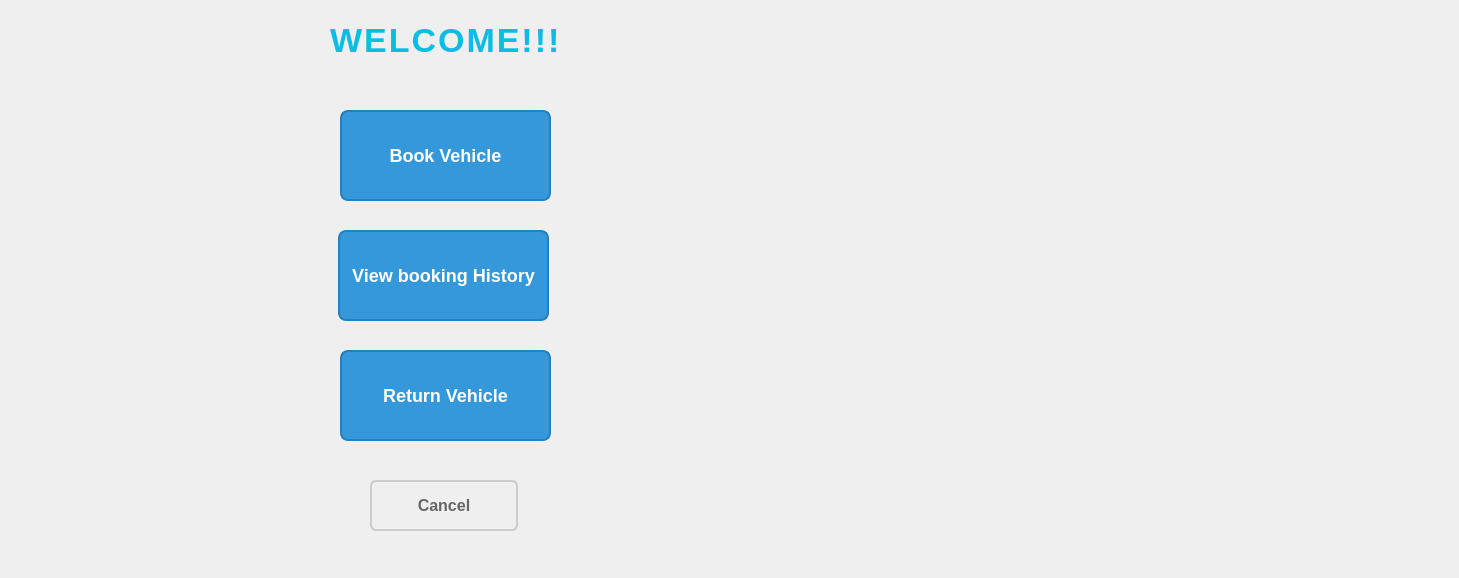
<?xml version="1.0" encoding="UTF-8"?>
<ui version="4.0">
 <class>Customer</class>
 <widget class="QDialog" name="Customer">
  <property name="geometry">
   <rect>
    <x>0</x>
    <y>0</y>
    <width>1459</width>
    <height>578</height>
   </rect>
  </property>
  <property name="windowTitle">
   <string>Dialog</string>
  </property>
  <widget class="QPushButton" name="btnBook">
   <property name="geometry">
    <rect>
     <x>340</x>
     <y>110</y>
     <width>211</width>
     <height>91</height>
    </rect>
   </property>
   <property name="styleSheet">
    <string notr="true">QPushButton {
    background-color: #3498db;
    color: white;
    font-size: 18px;
    font-weight: bold;
    border: 2px solid #2980b9;
    border-radius: 8px;
    padding: 10px 20px;
    transition: background-color 0.3s ease;
}

QPushButton:hover {
    background-color: #2980b9;
}


QPushButton:pressed {
    background-color: #1c5980;
}</string>
   </property>
   <property name="text">
    <string>Book Vehicle</string>
   </property>
  </widget>
  <widget class="QPushButton" name="btnHistory">
   <property name="geometry">
    <rect>
     <x>338</x>
     <y>230</y>
     <width>211</width>
     <height>91</height>
    </rect>
   </property>
   <property name="styleSheet">
    <string notr="true">QPushButton {
    background-color: #3498db;
    color: white;
    font-size: 18px;
    font-weight: bold;
    border: 2px solid #2980b9;
    border-radius: 8px;
    padding: 10px;
}

QPushButton:hover {
    background-color: #2980b9;
}
QPushButton:pressed {
    background-color: #1c5980;
}
</string>
   </property>
   <property name="text">
    <string>View booking History</string>
   </property>
  </widget>
  <widget class="QPushButton" name="btnReturn">
   <property name="geometry">
    <rect>
     <x>340</x>
     <y>350</y>
     <width>211</width>
     <height>91</height>
    </rect>
   </property>
   <property name="styleSheet">
    <string notr="true">QPushButton {
    background-color: #3498db;
    color: white;
    font-size: 18px;
    font-weight: bold;
    border: 2px solid #2980b9;
    border-radius: 8px;
    padding: 10px;
}

QPushButton:hover {
    background-color: #2980b9;
}
QPushButton:pressed {
    background-color: #1c5980;
}
</string>
   </property>
   <property name="text">
    <string>Return Vehicle</string>
   </property>
  </widget>
  <widget class="QLabel" name="label">
   <property name="geometry">
    <rect>
     <x>330</x>
     <y>10</y>
     <width>241</width>
     <height>61</height>
    </rect>
   </property>
   <property name="styleSheet">
    <string notr="true">
QLabel#label {
    color: #0abde3;
    font-size: 34px;
    font-weight: 700;
    font-family: &quot;Orbitron&quot;, &quot;Segoe UI&quot;, sans-serif;
    letter-spacing: 2px;
    qproperty-alignment: AlignCenter;
 
}

</string>
   </property>
   <property name="text">
    <string>WELCOME!!!</string>
   </property>
  </widget>
  <widget class="QLabel" name="label_2">
   <property name="geometry">
    <rect>
     <x>861</x>
     <y>-1</y>
     <width>591</width>
     <height>571</height>
    </rect>
   </property>
   <property name="text">
    <string/>
   </property>
   <property name="pixmap">
    <pixmap resource="resource.qrc">:/img/Rent.jpg</pixmap>
   </property>
   <property name="scaledContents">
    <bool>true</bool>
   </property>
  </widget>
  <widget class="QPushButton" name="cancel1">
   <property name="geometry">
    <rect>
     <x>370</x>
     <y>480</y>
     <width>148</width>
     <height>51</height>
    </rect>
   </property>
   <property name="styleSheet">
    <string notr="true">QPushButton#cancel1{
    background-color: transparent;
    color: #666666;
    font-size: 16px;
    font-weight: 600;
    border: 2px solid #cccccc;
    border-radius: 6px;
    padding: 10px 22px;
    min-width: 100px;
    transition: background-color 0.25s ease, color 0.25s ease;
}

QPushButton#cancel1:hover {
    background-color: #f2f2f2;
    color: #444444;
}

QPushButton#cancel1:pressed {
    background-color: #e0e0e0;
    color: #222222;
}</string>
   </property>
   <property name="text">
    <string>Cancel</string>
   </property>
  </widget>
 </widget>
 <resources>
  <include location="resource.qrc"/>
 </resources>
 <connections/>
</ui>
